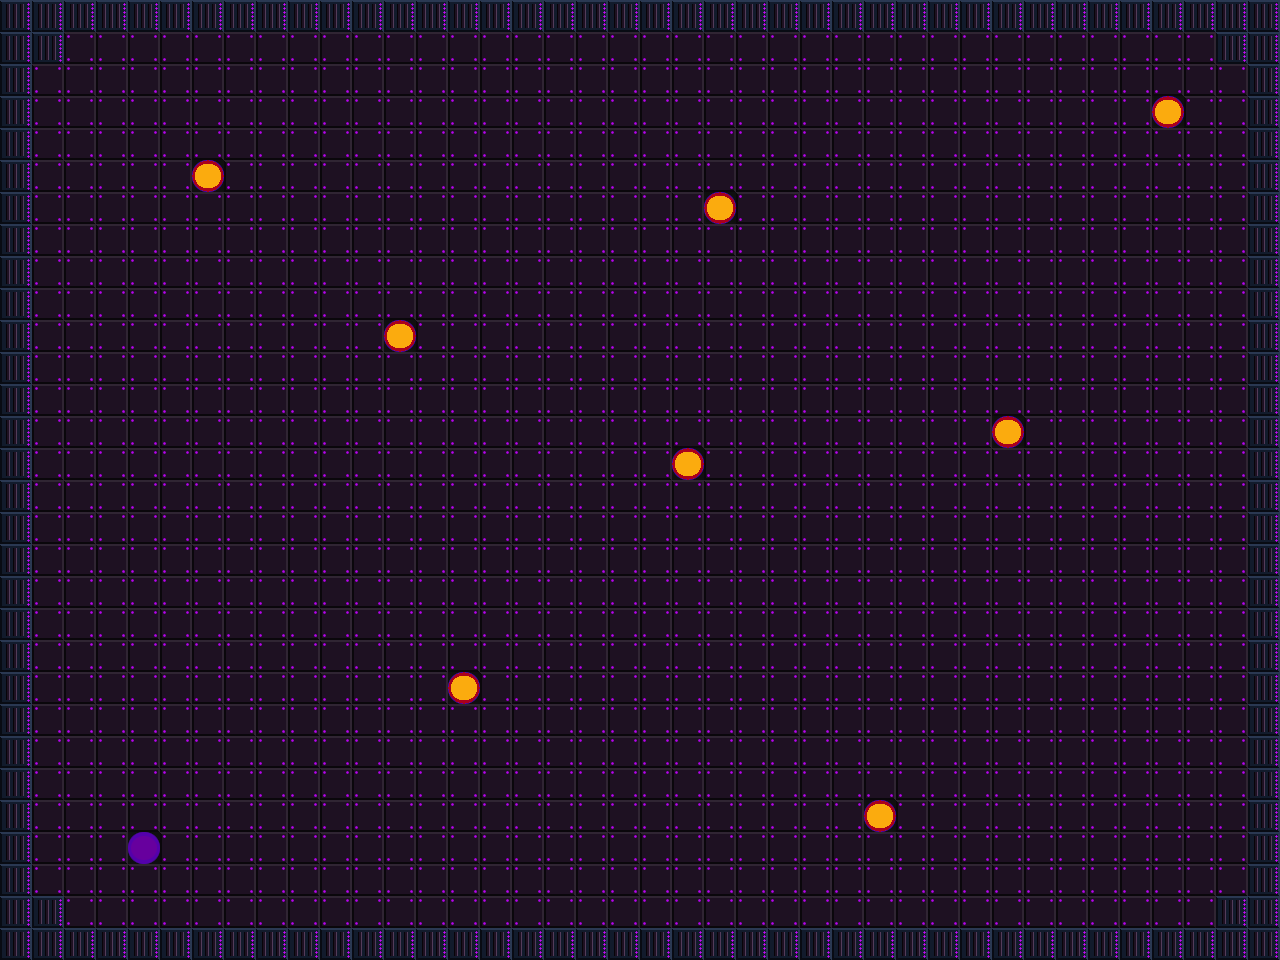

A level layout from a 2D game, rendered from its tile map. Below: a short description, then the map file with tile-grid data replaced by summaries:
An orthogonal 40x30 tile map with 32x32 px tiles, 5 tile layers (Walls, Floor, PlayerSpawner, EnemySpawner, ...).

<map version="1.2" tiledversion="1.3.1" orientation="orthogonal" renderorder="right-down" compressionlevel="0" width="40" height="30" tilewidth="32" tileheight="32" infinite="0" nextlayerid="6" nextobjectid="1">
 <tileset firstgid="1" name="BotFight" tilewidth="32" tileheight="32" tilecount="10" columns="0">
  <grid orientation="orthogonal" width="1" height="1" />
  <tile id="0">
   <image width="32" height="32" source="Sprites/Black_Wall.png" />
  </tile>
  <tile id="1">
   <image width="32" height="32" source="Sprites/player_spawn.png" />
  </tile>
  <tile id="2">
   <image width="32" height="32" source="Sprites/enemy_spawn.png" />
  </tile>
  <tile id="3">
   <image width="32" height="32" source="Sprites/Purple_Tile.png" />
  </tile>
  <tile id="4">
   <image width="32" height="32" source="Sprites/Blue_Wall.png" />
  </tile>
  <tile id="5">
   <image width="32" height="32" source="Sprites/Blue_Tile.png" />
  </tile>
  <tile id="6">
   <image width="32" height="32" source="Sprites/Purple_Wall.png" />
  </tile>
  <tile id="7">
   <image width="32" height="32" source="Sprites/Black_Tile.png" />
  </tile>
  <tile id="8">
   <image width="32" height="32" source="Sprites/T_Wall.png" />
  </tile>
  <tile id="9">
   <image width="32" height="32" source="Sprites/T_Tile.png" />
  </tile>
 </tileset>
 <layer id="1" name="Walls" width="40" height="30">
  <data>[1200 cells, 141 non-empty, 2 distinct tile ids]</data>
 </layer>
 <layer id="5" name="Floor" width="40" height="30">
  <data>[1200 cells, 1055 non-empty, 1 distinct tile ids]</data>
 </layer>
 <layer id="3" name="PlayerSpawner" width="40" height="30">
  <data>[1200 cells, 1 non-empty, 1 distinct tile ids]</data>
 </layer>
 <layer id="4" name="EnemySpawner" width="40" height="30">
  <data>[1200 cells, 8 non-empty, 1 distinct tile ids]</data>
 </layer>
 <layer id="2" name="PU_HealthUp" width="40" height="30">
  <data>[1200 cells, 0 non-empty, 0 distinct tile ids]</data>
 </layer>
</map>
